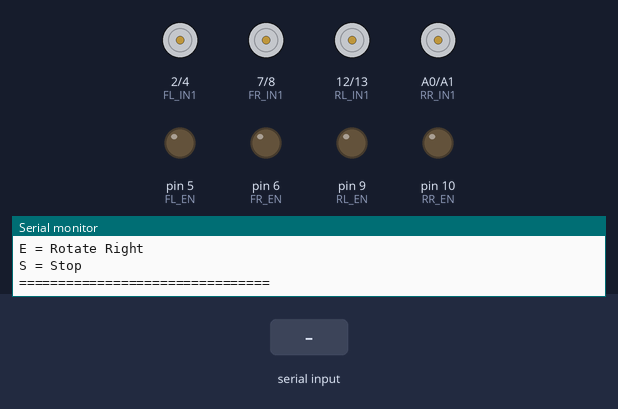
A sketch run on a simulated Arduino Nano, built with avr-gcc and run on an emulated ATmega328P. On the bench: motor-driver pin pairs drawn as motors (green arrow = first pin HIGH = forward, orange = second pin HIGH = backward, longer = more drive), output pins drawn as LEDs (lit = HIGH), the last lines printed to the serial monitor. Inputs (shaded band) come from the test bench.

Above: at 1.9 s.
2.0 s: "F\n" received over Serial
At 2.3 s:
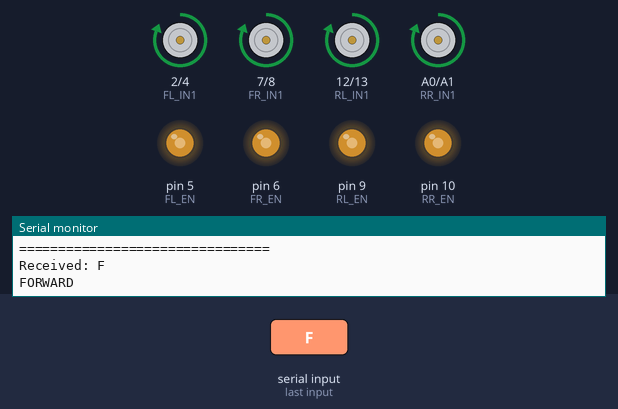
4.5 s: byte 66 ('B') received over Serial
At 5.3 s:
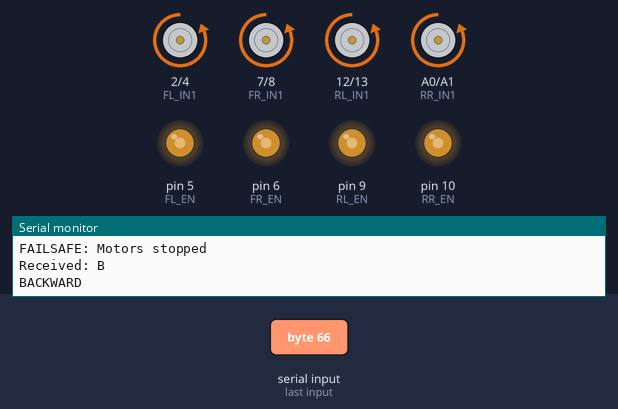
7.0 s: byte 76 ('L') received over Serial
At 7.3 s:
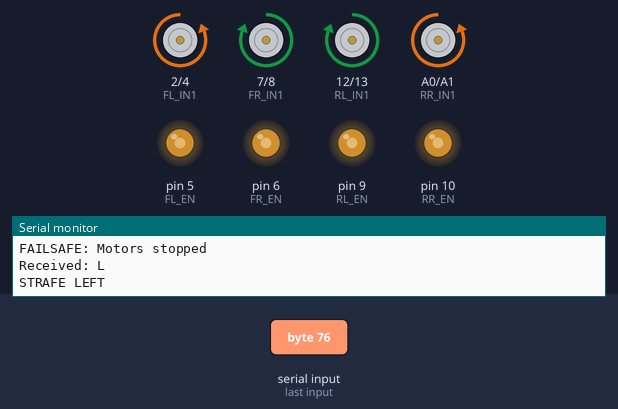
9.5 s: byte 82 ('R') received over Serial
At 10.3 s:
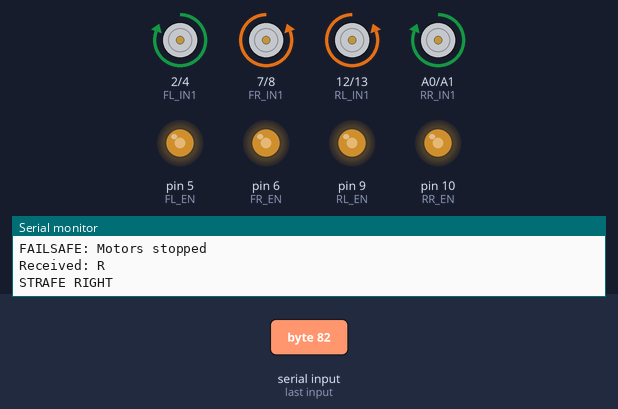
12.0 s: byte 81 ('Q') received over Serial
At 12.3 s:
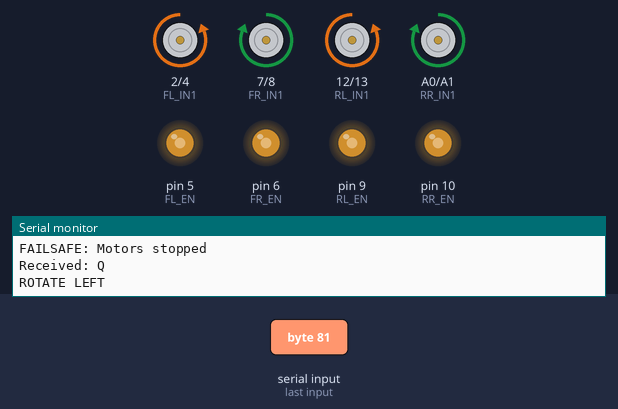
14.5 s: byte 69 ('E') received over Serial
At 15.3 s:
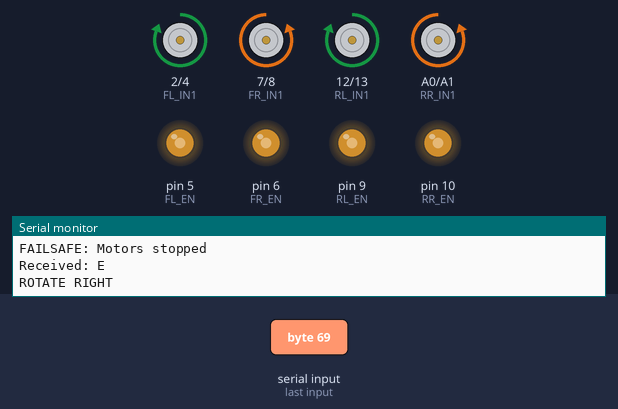
Timing chart, 0 to 17.5 s (numbered marks = the images above; inputs shaded):
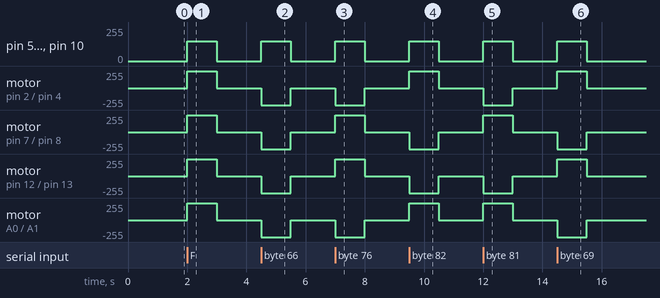

Measured:
- after the input at 2.0 s, pin 5 (FL_EN), pin 6 (FR_EN), pin 9 (RL_EN), pin 10 (RR_EN): 0/255 → 150/255 at once, → 0/255 1.0 s later; motor on pin 2 (FL_IN1) / pin 4 (FL_IN2), motor on pin 7 (FR_IN1) / pin 8 (FR_IN2), motor on pin 12 (RL_IN1) / pin 13 (RL_IN2), motor on A0 (RR_IN1) / A1 (RR_IN2): stopped → forward 255/255 at once, → stopped 1.0 s later
- after the input at 4.5 s, pin 5 (FL_EN), pin 6 (FR_EN), pin 9 (RL_EN), pin 10 (RR_EN): 0/255 → 150/255 at once, → 0/255 1.0 s later; motor on pin 2 (FL_IN1) / pin 4 (FL_IN2), motor on pin 7 (FR_IN1) / pin 8 (FR_IN2), motor on pin 12 (RL_IN1) / pin 13 (RL_IN2), motor on A0 (RR_IN1) / A1 (RR_IN2): stopped → backward 255/255 at once, → stopped 1.0 s later
- after the input at 7.0 s, pin 5 (FL_EN), pin 6 (FR_EN): 0/255 → 150/255 at once, → 0/255 1.0 s later
- after the input at 9.5 s, pin 5 (FL_EN), pin 6 (FR_EN): 0/255 → 150/255 at once, → 0/255 1.0 s later
- after the input at 12.0 s, pin 5 (FL_EN), pin 6 (FR_EN): 0/255 → 150/255 at once, → 0/255 1.0 s later
- after the input at 14.5 s, pin 5 (FL_EN), pin 6 (FR_EN): 0/255 → 150/255 at once, → 0/255 1.0 s later

The sketch:

ROBOcare_Motor.ino
```cpp
// ========================================
// HC-05 BLUETOOTH 4-WHEEL MECANUM ROBOT
// Arduino Nano ATmega328P
//
// HC-05 TXD -> Nano D0 / RX
// HC-05 RXD -> Nano D1 / TX
//
// TWO L298N MOTOR DRIVERS
//
// L298N #1
// OUT1/OUT2 -> FRONT LEFT MOTOR
// OUT3/OUT4 -> FRONT RIGHT MOTOR
//
// L298N #2
// OUT1/OUT2 -> REAR LEFT MOTOR
// OUT3/OUT4 -> REAR RIGHT MOTOR
// ========================================


// ========================================
// L298N #1
// FRONT MOTORS
// ========================================

// FRONT LEFT
#define FL_EN   5
#define FL_IN1  2
#define FL_IN2  4

// FRONT RIGHT
#define FR_EN   6
#define FR_IN1  7
#define FR_IN2  8


// ========================================
// L298N #2
// REAR MOTORS
// ========================================

// REAR LEFT
#define RL_EN   9
#define RL_IN1  12
#define RL_IN2  13

// REAR RIGHT
#define RR_EN   10
#define RR_IN1  A0
#define RR_IN2  A1


// ========================================
// MOTOR SPEED
// ========================================

int motorSpeed = 150;

char command;


// ========================================
// FAILSAFE
// ========================================

unsigned long lastCommandTime = 0;
const unsigned long timeout = 1000;


// ========================================
// SETUP
// ========================================

void setup() {

  // Front Left
  pinMode(FL_EN, OUTPUT);
  pinMode(FL_IN1, OUTPUT);
  pinMode(FL_IN2, OUTPUT);

  // Front Right
  pinMode(FR_EN, OUTPUT);
  pinMode(FR_IN1, OUTPUT);
  pinMode(FR_IN2, OUTPUT);

  // Rear Left
  pinMode(RL_EN, OUTPUT);
  pinMode(RL_IN1, OUTPUT);
  pinMode(RL_IN2, OUTPUT);

  // Rear Right
  pinMode(RR_EN, OUTPUT);
  pinMode(RR_IN1, OUTPUT);
  pinMode(RR_IN2, OUTPUT);


  // Stop all motors
  stopMotors();


  // HC-05
  Serial.begin(9600);

  delay(500);


  Serial.println("================================");
  Serial.println("     HC-05 MECANUM ROBOT");
  Serial.println("================================");
  Serial.println("Bluetooth: HC-05");
  Serial.println("Baud Rate: 9600");
  Serial.println("--------------------------------");
  Serial.println("F = Forward");
  Serial.println("B = Backward");
  Serial.println("L = Strafe Left");
  Serial.println("R = Strafe Right");
  Serial.println("Q = Rotate Left");
  Serial.println("E = Rotate Right");
  Serial.println("S = Stop");
  Serial.println("================================");
}


// ========================================
// MAIN LOOP
// ========================================

void loop() {

  if (Serial.available() > 0) {

    command = Serial.read();


    // Convert lowercase to uppercase
    if (command >= 'a' && command <= 'z') {
      command -= 32;
    }


    // Ignore newline/carriage return
    if (command == '\n' || command == '\r') {
      return;
    }


    Serial.print("Received: ");
    Serial.println(command);


    switch (command) {

      // ==================================
      // FORWARD
      // ==================================

      case 'F':

        forward();

        lastCommandTime = millis();

        Serial.println("FORWARD");

        break;


      // ==================================
      // BACKWARD
      // ==================================

      case 'B':

        backward();

        lastCommandTime = millis();

        Serial.println("BACKWARD");

        break;


      // ==================================
      // STRAFE LEFT
      // ==================================

      case 'L':

        strafeLeft();

        lastCommandTime = millis();

        Serial.println("STRAFE LEFT");

        break;


      // ==================================
      // STRAFE RIGHT
      // ==================================

      case 'R':

        strafeRight();

        lastCommandTime = millis();

        Serial.println("STRAFE RIGHT");

        break;


      // ==================================
      // ROTATE LEFT
      // ==================================

      case 'Q':

        rotateLeft();

        lastCommandTime = millis();

        Serial.println("ROTATE LEFT");

        break;


      // ==================================
      // ROTATE RIGHT
      // ==================================

      case 'E':

        rotateRight();

        lastCommandTime = millis();

        Serial.println("ROTATE RIGHT");

        break;


      // ==================================
      // STOP
      // ==================================

      case 'S':

        stopMotors();

        lastCommandTime = 0;

        Serial.println("STOP");

        break;


      default:

        Serial.println("Unknown command");

        break;
    }
  }


  // ====================================
  // FAILSAFE
  // ====================================

  if (lastCommandTime != 0 &&
      millis() - lastCommandTime > timeout) {

    stopMotors();

    lastCommandTime = 0;

    Serial.println("FAILSAFE: Motors stopped");
  }
}


// ========================================
// GENERIC MOTOR CONTROL
// ========================================
//
// Positive value  = forward
// Negative value  = backward
// Zero             = stop
//
// ========================================

void setMotor(int en, int in1, int in2, int speedValue) {

  speedValue = constrain(speedValue, -255, 255);


  if (speedValue > 0) {

    digitalWrite(in1, HIGH);
    digitalWrite(in2, LOW);

    analogWrite(en, speedValue);
  }


  else if (speedValue < 0) {

    digitalWrite(in1, LOW);
    digitalWrite(in2, HIGH);

    analogWrite(en, -speedValue);
  }


  else {

    analogWrite(en, 0);

    digitalWrite(in1, LOW);
    digitalWrite(in2, LOW);
  }
}


// ========================================
// FORWARD
// ========================================

void forward() {

  setMotor(FL_EN, FL_IN1, FL_IN2, motorSpeed);

  setMotor(FR_EN, FR_IN1, FR_IN2, motorSpeed);

  setMotor(RL_EN, RL_IN1, RL_IN2, motorSpeed);

  setMotor(RR_EN, RR_IN1, RR_IN2, motorSpeed);
}


// ========================================
// BACKWARD
// ========================================

void backward() {

  setMotor(FL_EN, FL_IN1, FL_IN2, -motorSpeed);

  setMotor(FR_EN, FR_IN1, FR_IN2, -motorSpeed);

  setMotor(RL_EN, RL_IN1, RL_IN2, -motorSpeed);

  setMotor(RR_EN, RR_IN1, RR_IN2, -motorSpeed);
}


// ========================================
// STRAFE LEFT
// ========================================
//
// FL = BACKWARD
// FR = FORWARD
// RL = FORWARD
// RR = BACKWARD
//
// ========================================

void strafeLeft() {

  setMotor(FL_EN, FL_IN1, FL_IN2, -motorSpeed);

  setMotor(FR_EN, FR_IN1, FR_IN2, motorSpeed);

  setMotor(RL_EN, RL_IN1, RL_IN2, motorSpeed);

  setMotor(RR_EN, RR_IN1, RR_IN2, -motorSpeed);
}


// ========================================
// STRAFE RIGHT
// ========================================
//
// FL = FORWARD
// FR = BACKWARD
// RL = BACKWARD
// RR = FORWARD
//
// ========================================

void strafeRight() {

  setMotor(FL_EN, FL_IN1, FL_IN2, motorSpeed);

  setMotor(FR_EN, FR_IN1, FR_IN2, -motorSpeed);

  setMotor(RL_EN, RL_IN1, RL_IN2, -motorSpeed);

  setMotor(RR_EN, RR_IN1, RR_IN2, motorSpeed);
}


// ========================================
// ROTATE LEFT
// ========================================
//
// LEFT  = BACKWARD
// RIGHT = FORWARD
//
// ========================================

void rotateLeft() {

  setMotor(FL_EN, FL_IN1, FL_IN2, -motorSpeed);

  setMotor(FR_EN, FR_IN1, FR_IN2, motorSpeed);

  setMotor(RL_EN, RL_IN1, RL_IN2, -motorSpeed);

  setMotor(RR_EN, RR_IN1, RR_IN2, motorSpeed);
}


// ========================================
// ROTATE RIGHT
// ========================================
//
// LEFT  = FORWARD
// RIGHT = BACKWARD
//
// ========================================

void rotateRight() {

  setMotor(FL_EN, FL_IN1, FL_IN2, motorSpeed);

  setMotor(FR_EN, FR_IN1, FR_IN2, -motorSpeed);

  setMotor(RL_EN, RL_IN1, RL_IN2, motorSpeed);

  setMotor(RR_EN, RR_IN1, RR_IN2, -motorSpeed);
}


// ========================================
// STOP ALL MOTORS
// ========================================

void stopMotors() {

  setMotor(FL_EN, FL_IN1, FL_IN2, 0);

  setMotor(FR_EN, FR_IN1, FR_IN2, 0);

  setMotor(RL_EN, RL_IN1, RL_IN2, 0);

  setMotor(RR_EN, RR_IN1, RR_IN2, 0);
}
```
